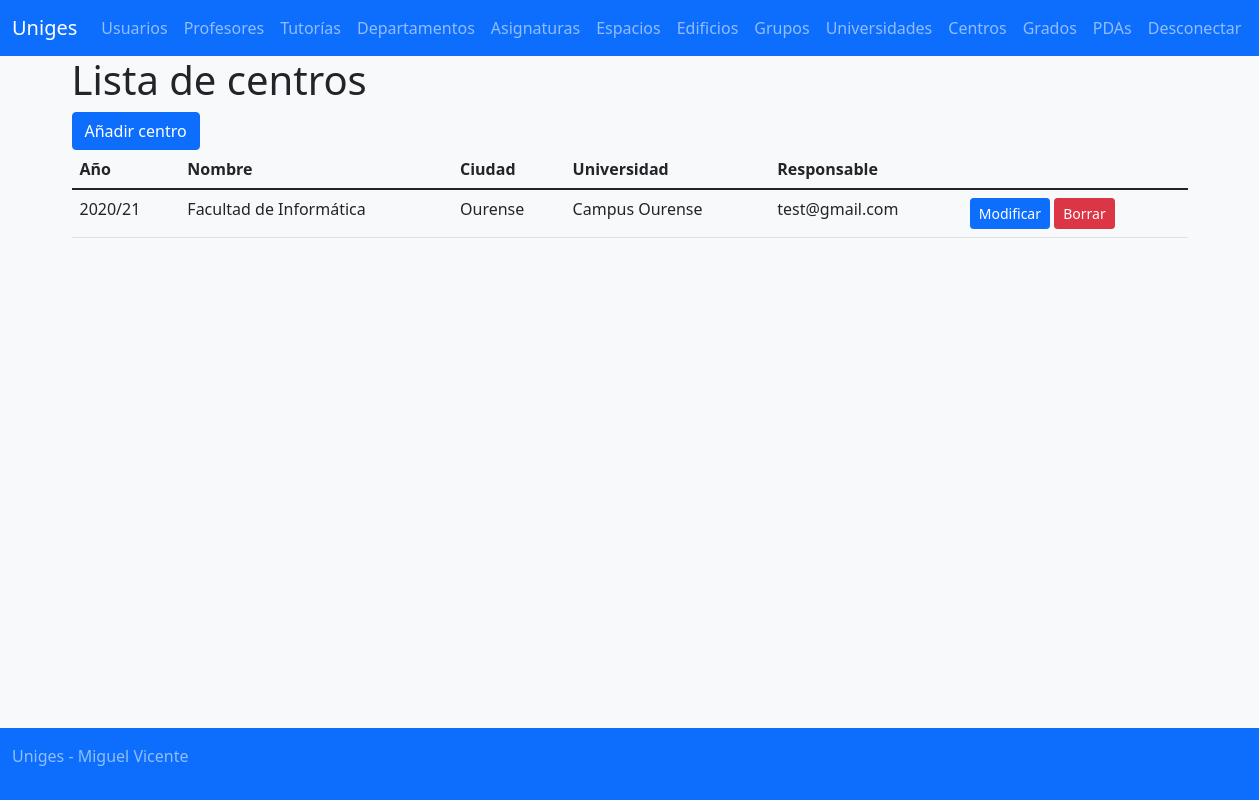
Page /?controller=centre&action=list (signed in) on the committed database.
### tables this page shows
create table `centre` (
	id int not null auto_increment primary key,
	academicyear_id int not null,
	college_id int not null,
	name varchar(255) not null,
	city varchar(255) not null,
	overseer varchar(9) default null,
	deleted tinyint(1) not null default 0);

create table `academicyear` (
	id int not null auto_increment primary key,
	name varchar(10) not null,
	deleted tinyint(1) not null default 0);

create table college (
	id int not null auto_increment primary key,
	academicyear_id int not null,
	name varchar(255),
	city varchar(255),
	supervisor int not null,
	deleted tinyint(1) not null default 0);

create table user (
       id int not null auto_increment primary key,
	dni varchar(9) not null,
	name varchar(255) not null,
	surname varchar(255) not null,
	email varchar(255),
	password varchar(128),
	deleted tinyint(1) not null default 0);

### controladores/CentreController.php (called while the page is built, shortened)
<?php
include_once 'modelos/CentreModel.php';
include_once 'modelos/AcademicYearModel.php';
include_once 'modelos/CollegeModel.php';
include_once 'modelos/ProfessorModel.php';
include_once 'modelos/UserModel.php';
class CentreController {
    function list() {
        $centres = CentreModel::findAll();
        foreach($centres as &$c) {
            $c->academicyear = AcademicYearModel::findById($c->academicyear_id);
            $c->college = CollegeModel::findById($c->college_id);
            $c->overseer_obj = ProfessorModel::findById($c->overseer);
            $c->overseer_obj->user = UserModel::findById($c->overseer_obj->user_id);
        }
    }
}
?>

### modelos/CentreModel.php (called while the page is built, shortened)
<?php
class CentreModel {
    static public function findAll() {
        $conn = Connection::getConnection();
        $stat = $conn->prepare("SELECT * FROM centre WHERE deleted = 0");
        $stat->execute();
        $result = $stat->get_result();
        $values = array ();
        while($fila = $result->fetch_object("CentreModel")) {
            array_push($values, $fila);
        }
        return $values;
    }
}
?>

### modelos/AcademicYearModel.php (called while the page is built, shortened)
<?php
class AcademicYearModel {
	public static function findById($id) {
		$conn = Connection::getConnection();
		$stat = $conn->prepare("SELECT * FROM academicyear WHERE id = ? AND deleted = 0");
		$stat->bind_param("i", $id);
		$stat->execute();
		$result = $stat->get_result();
		return $result->fetch_object("AcademicYearModel");
	}
}
?>

### modelos/CollegeModel.php (called while the page is built, shortened)
<?php
class CollegeModel {
    static public function findById($id) {
        $conn = Connection::getConnection();
        $stat = $conn->prepare("SELECT * FROM college WHERE deleted = 0 AND id = ?");
        $stat->bind_param("i", $id);
        $stat->execute();
        $result = $stat->get_result();
        return $result->fetch_object("CollegeModel");
    }
}
?>

### modelos/ProfessorModel.php (called while the page is built, shortened)
<?php
class ProfessorModel {
	private static function readFromAssoc($fila) {
	    	$res = new ProfessorModel();
		$res->id = $fila["id"];
		$res->academicyear_id = $fila["academicyear_id"];
		$res->department_id = $fila["department_id"];
		$res->dedication = $fila["dedication"];
		$res->deleted = $fila["deleted"];
		$res->user_id = $fila["user_id"];
		return $res;
	}
    public static function findById($id) {
	$conn = Connection::getConnection();
	$stat = $conn->prepare("SELECT * FROM professor WHERE id = ? AND deleted = 0");
	$stat->bind_param("i", $id);
	$stat->execute();
	$result = $stat->get_result();
    	$fila = $result->fetch_assoc();
	$return = ProfessorModel::readFromAssoc($fila);
	return $return;
    }
}
?>

### modelos/UserModel.php (called while the page is built, shortened)
<?php
class UserModel {
	static private function readFromAssoc($user_data) {
		$result_user = new UserModel();
		$result_user->id = $user_data["id"];
		$result_user->dni = $user_data["dni"];
		$result_user->name = $user_data["name"];
		$result_user->surname = $user_data["surname"];
		$result_user->email = $user_data["email"];
		$result_user->password = $user_data["password"];
		$result_user->deleted = $user_data["deleted"];
		return $result_user;
	}
	static function findById($id) {
		$conn = Connection::getConnection();
		$stat = $conn->prepare("SELECT * FROM user WHERE id = ? AND deleted = 0");
		$stat->bind_param("i", $id);
		$stat->execute();
		$result = $stat->get_result();
		$user_data = $result->fetch_assoc();
		$result_user = UserModel::readFromAssoc($user_data);
		return $result_user;
	}
}
?>

### vistas/centre/list.php (the view, shortened to what this page needs)
<h1><?= $strings["centre_list_title"] ?></h1>
<?php if(has_permission("centre", "add")) { ?>
<a class="btn btn-primary" href="/?controller=centre&action=add"><?= $strings["centre_list_add"] ?></a>
<?php } ?>
<table class="table">
    <thead>
        <th scope="col"><?= $strings["centre_list_ay"] ?></th>
        <th scope="col"><?= $strings["centre_list_name"] ?></th>
        <th scope="col"><?= $strings["centre_list_city"] ?></th>
        <th scope="col"><?= $strings["centre_list_college_name"] ?></th>
        <th scope="col"><?= $strings["centre_list_overseer_email"] ?></th>
    </thead>
<?php foreach($data as $c) { ?>
    <tr>
        <td><?= $c->academicyear->name ?></td>
        <td><?= $c->name ?></td>
        <td><?= $c->city ?></td>
        <td><?= $c->college->name ?></td>
        <td><?= $c->overseer_obj->user->email ?></td>
        <td>
<?php if(has_permission("centre", "edit")) { ?>
<a class="btn btn-primary btn-sm"
			href="/?controller=centre&action=edit&id=<?= $c->id ?>">
			<?= $strings["centre_list_edit"] ?>
			</a>
<?php } ?>
<?php if(has_permission("centre", "delete")) { ?>
			<form style="display: inline"
				action="/?controller=centre&action=delete" method="POST">
			<input type="submit" value="<?= $strings["centre_list_delete"] ?>" class="btn btn-danger btn-sm" />
			</form>
<?php } ?>
		</td>
    </tr>
<?php } ?>
</table>

### rows in the picture
centre: academicyear.name "2020/21", name "Facultad de Informática", city "Ourense", college.name "Campus Ourense"
user: email "test@gmail.com"

### other values in the picture
$strings["app_title"] "Uniges"
$strings["navbar_user"] "Usuarios"
$strings["navbar_professor"] "Profesores"
$strings["navbar_tutoria"] "Tutorías"
$strings["navbar_department"] "Departamentos"
$strings["navbar_subject"] "Asignaturas"
$strings["navbar_space"] "Espacios"
$strings["navbar_building"] "Edificios"
$strings["navbar_group"] "Grupos"
$strings["navbar_college"] "Universidades"
$strings["navbar_centre"] "Centros"
$strings["navbar_degree"] "Grados"
$strings["navbar_pda"] "PDAs"
$strings["logout"] "Desconectar"
$strings["centre_list_title"] "Lista de centros"
